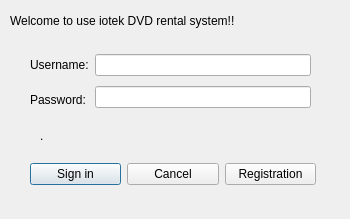
<?xml version="1.0" encoding="UTF-8"?>
<ui version="4.0">
 <class>logwindow</class>
 <widget class="QDialog" name="logwindow">
  <property name="enabled">
   <bool>true</bool>
  </property>
  <property name="geometry">
   <rect>
    <x>0</x>
    <y>0</y>
    <width>350</width>
    <height>219</height>
   </rect>
  </property>
  <property name="windowTitle">
   <string>Dialog</string>
  </property>
  <widget class="QLabel" name="welcomelab">
   <property name="geometry">
    <rect>
     <x>10</x>
     <y>10</y>
     <width>341</width>
     <height>21</height>
    </rect>
   </property>
   <property name="text">
    <string>Welcome to use iotek DVD rental system!!</string>
   </property>
  </widget>
  <widget class="QWidget" name="layoutWidget">
   <property name="geometry">
    <rect>
     <x>30</x>
     <y>50</y>
     <width>281</width>
     <height>64</height>
    </rect>
   </property>
   <layout class="QHBoxLayout" name="horizontalLayout">
    <item>
     <layout class="QVBoxLayout" name="verticalLayout">
      <item>
       <widget class="QLabel" name="label">
        <property name="text">
         <string>Username:</string>
        </property>
       </widget>
      </item>
      <item>
       <widget class="QLabel" name="label_2">
        <property name="text">
         <string>Password:</string>
        </property>
       </widget>
      </item>
     </layout>
    </item>
    <item>
     <layout class="QVBoxLayout" name="verticalLayout_2">
      <item>
       <widget class="QLineEdit" name="Nameline"/>
      </item>
      <item>
       <widget class="QLineEdit" name="Passline">
        <property name="inputMask">
         <string/>
        </property>
       </widget>
      </item>
     </layout>
    </item>
   </layout>
  </widget>
  <widget class="QWidget" name="layoutWidget">
   <property name="geometry">
    <rect>
     <x>30</x>
     <y>160</y>
     <width>286</width>
     <height>29</height>
    </rect>
   </property>
   <layout class="QHBoxLayout" name="horizontalLayout_2">
    <item>
     <widget class="QPushButton" name="Btn_signin">
      <property name="text">
       <string>Sign in</string>
      </property>
     </widget>
    </item>
    <item>
     <widget class="QPushButton" name="Btn_cancel">
      <property name="text">
       <string>Cancel</string>
      </property>
     </widget>
    </item>
    <item>
     <widget class="QPushButton" name="Btn_reg">
      <property name="text">
       <string>Registration</string>
      </property>
     </widget>
    </item>
   </layout>
  </widget>
  <widget class="QLabel" name="massage">
   <property name="geometry">
    <rect>
     <x>40</x>
     <y>120</y>
     <width>251</width>
     <height>31</height>
    </rect>
   </property>
   <property name="text">
    <string>.</string>
   </property>
  </widget>
 </widget>
 <resources/>
 <connections/>
</ui>
